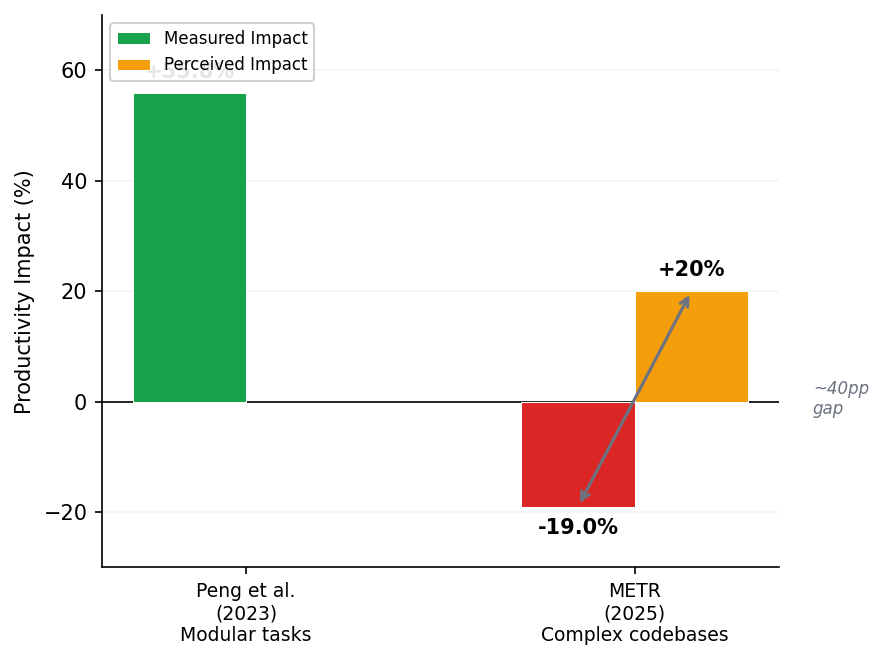

Recreate this plot in Python.
"""
Figure 006: AI Productivity Perception Gap
Dual bar chart comparing measured vs perceived AI productivity impact
from the Peng et al. (2023) and METR (2025) studies.
"""
import matplotlib.pyplot as plt
import numpy as np

fig, ax = plt.subplots(figsize=(6, 4.5), dpi=150)

studies = ['Peng et al.\n(2023)\nModular tasks', 'METR\n(2025)\nComplex codebases']
measured = [55.8, -19]
perceived = [None, 20]  # Peng didn't measure perception

x = np.array([0, 1.2])
width = 0.35

# Measured bars
bars1 = ax.bar(x - width/2, measured, width, label='Measured Impact',
               color=['#16a34a', '#dc2626'], edgecolor='white', linewidth=0.5, zorder=3)

# Perceived bars (only METR)
bars2 = ax.bar(x[1] + width/2, [perceived[1]], width, label='Perceived Impact',
               color='#f59e0b', edgecolor='white', linewidth=0.5, zorder=3)

# Add value labels
for bar, val in zip(bars1, measured):
    ypos = bar.get_height() if val >= 0 else bar.get_height()
    va = 'bottom' if val >= 0 else 'top'
    offset = 2 if val >= 0 else -2
    ax.text(bar.get_x() + bar.get_width()/2, ypos + offset,
            f'{val:+.1f}%', ha='center', va=va, fontsize=10, fontweight='bold')

ax.text(bars2[0].get_x() + bars2[0].get_width()/2,
        bars2[0].get_height() + 2,
        f'+{perceived[1]}%', ha='center', va='bottom', fontsize=10, fontweight='bold')

# Perception gap annotation
ax.annotate('', xy=(x[1] + width/2, 20), xytext=(x[1] - width/2, -19),
            arrowprops=dict(arrowstyle='<->', color='#6b7280', lw=1.5))
ax.text(x[1] + 0.55, 0.5, '~40pp\ngap', ha='left', va='center',
        fontsize=8, color='#6b7280', fontstyle='italic')

ax.axhline(y=0, color='black', linewidth=0.8, zorder=2)
ax.set_ylabel('Productivity Impact (%)', fontsize=10)
ax.set_xticks(x)
ax.set_xticklabels(studies, fontsize=9)
ax.set_ylim(-30, 70)
ax.legend(loc='upper left', fontsize=8, framealpha=0.9)
ax.grid(axis='y', alpha=0.15)
ax.spines['top'].set_visible(False)
ax.spines['right'].set_visible(False)

plt.tight_layout()
plt.savefig("figures/figure_006_perception_gap.png",
            dpi=150, bbox_inches='tight', facecolor='white')
plt.close()
print("OK: figure_006_perception_gap.png")
